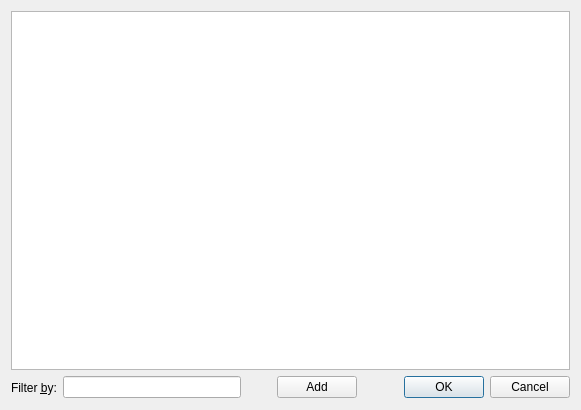
<?xml version="1.0" encoding="UTF-8"?>
<ui version="4.0">
 <class>ChangeIcon</class>
 <widget class="QDialog" name="ChangeIcon">
  <property name="geometry">
   <rect>
    <x>0</x>
    <y>0</y>
    <width>581</width>
    <height>410</height>
   </rect>
  </property>
  <property name="windowTitle">
   <string>Change Icon</string>
  </property>
  <layout class="QGridLayout" name="gridLayout">
   <item row="0" column="0">
    <widget class="QGraphicsView" name="view"/>
   </item>
   <item row="1" column="0">
    <layout class="QHBoxLayout" name="horizontalLayout">
     <item>
      <widget class="QLabel" name="label_3">
       <property name="text">
        <string>Filter &amp;by:</string>
       </property>
       <property name="buddy">
        <cstring>filterEdit</cstring>
       </property>
      </widget>
     </item>
     <item>
      <layout class="QHBoxLayout">
       <property name="spacing">
        <number>6</number>
       </property>
       <property name="margin">
        <number>0</number>
       </property>
       <item>
        <widget class="QLineEdit" name="filterEdit"/>
       </item>
       <item>
        <widget class="QToolButton" name="clearButton">
         <property name="text">
          <string/>
         </property>
         <property name="icon">
          <iconset resource="../resources/resources.qrc">
           <normaloff>:/images/clear_left.png</normaloff>:/images/clear_left.png</iconset>
         </property>
         <property name="autoRaise">
          <bool>true</bool>
         </property>
        </widget>
       </item>
      </layout>
     </item>
     <item>
      <widget class="QPushButton" name="addButton">
       <property name="text">
        <string>Add</string>
       </property>
      </widget>
     </item>
     <item>
      <widget class="QDialogButtonBox" name="buttonBox">
       <property name="standardButtons">
        <set>QDialogButtonBox::Cancel|QDialogButtonBox::Ok</set>
       </property>
      </widget>
     </item>
    </layout>
   </item>
  </layout>
 </widget>
 <resources>
  <include location="../resources/resources.qrc"/>
 </resources>
 <connections>
  <connection>
   <sender>buttonBox</sender>
   <signal>accepted()</signal>
   <receiver>ChangeIcon</receiver>
   <slot>accept()</slot>
   <hints>
    <hint type="sourcelabel">
     <x>199</x>
     <y>279</y>
    </hint>
    <hint type="destinationlabel">
     <x>199</x>
     <y>149</y>
    </hint>
   </hints>
  </connection>
  <connection>
   <sender>buttonBox</sender>
   <signal>rejected()</signal>
   <receiver>ChangeIcon</receiver>
   <slot>reject()</slot>
   <hints>
    <hint type="sourcelabel">
     <x>199</x>
     <y>279</y>
    </hint>
    <hint type="destinationlabel">
     <x>199</x>
     <y>149</y>
    </hint>
   </hints>
  </connection>
 </connections>
</ui>
